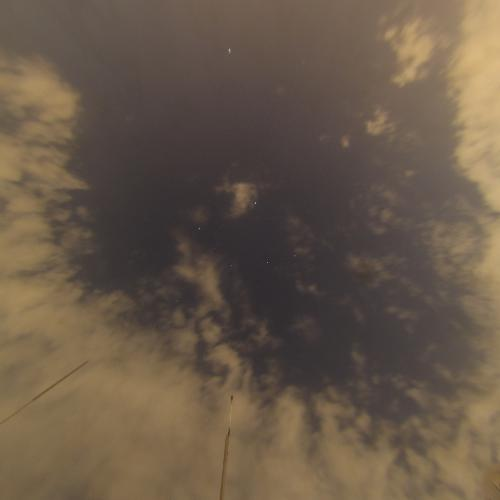
#> input picture Night Images/Database/613img.png, 500 x 500 px, found by its file name
$ python 6V.py   (Python 2 division)
#> lines starting #> are read from the running program, lines starting #| are printed output that depends on the picture
import cv2
import numpy as np
from matplotlib import pyplot as plt

img = cv2.imread('613img.png')
#> img is the input picture: shape (500, 500, 3); mean B, G, R 73.5, 89.5, 105.1
hsv = cv2.cvtColor(img,cv2.COLOR_BGR2HSV)
#> hsv: shape (500, 500, 3); mean H, S, V 23.7, 69.4, 105.1
h,s,v = cv2.split(hsv)
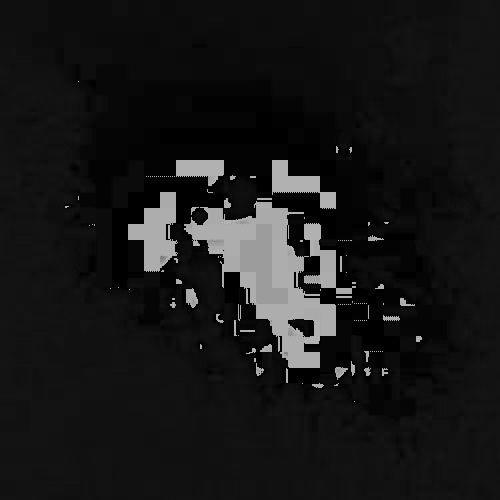
#> h: shape (500, 500); min 0, max 178, mean 23.7
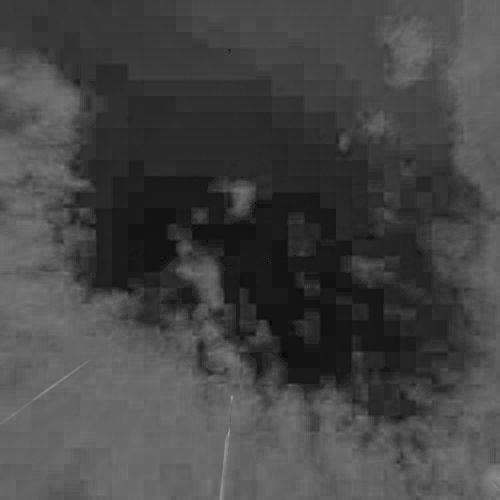
#> s: shape (500, 500); min 9, max 162, mean 69.4
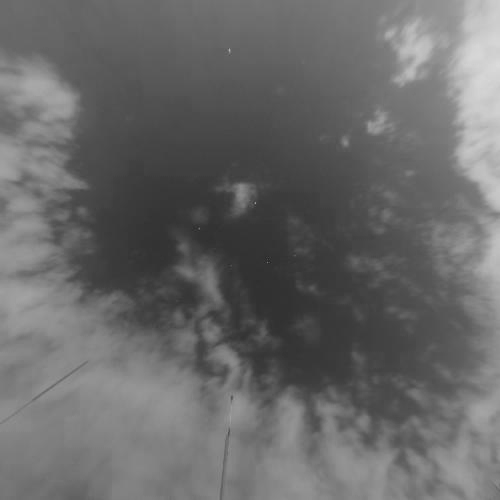
#> v: shape (500, 500); min 37, max 220, mean 105.1
img1 = cv2.imread('613-GT.png')
#> (the run stopped early here; a loop or call above may not have finished)

$ run again, with Night Images/Database/104img.png copied over Night Images/Database/613img.png
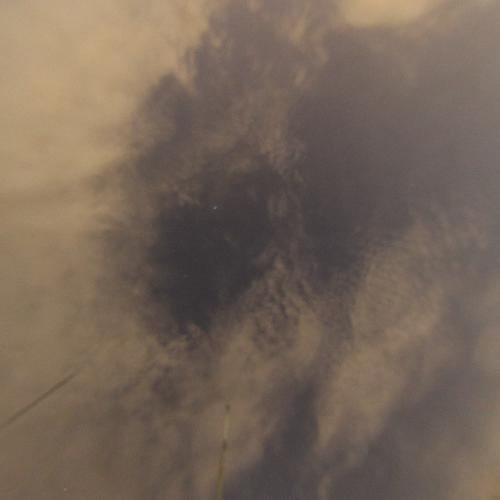
#> input picture Night Images/Database/104img.png, 500 x 500 px, found by its file name
#> img is the input picture: shape (500, 500, 3); mean B, G, R 89, 102.2, 118.6
#> hsv: shape (500, 500, 3); mean H, S, V 18.7, 59.8, 118.6
#> `h,s,v = cv2.split(hsv)`:
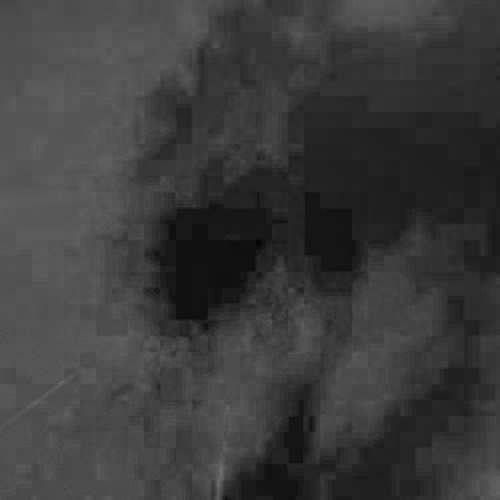
#> s: shape (500, 500); min 0, max 109, mean 59.8
#> `h,s,v = cv2.split(hsv)`:
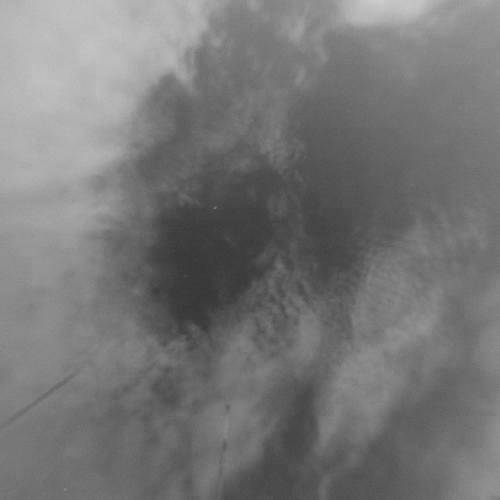
#> v: shape (500, 500); min 55, max 204, mean 118.6

$ run again, with Night Images/Database/135img.png copied over Night Images/Database/613img.png
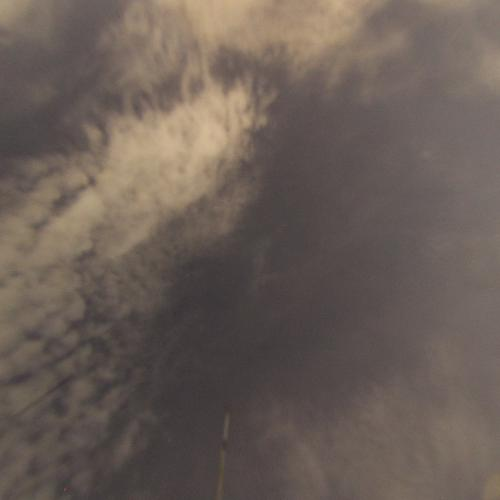
#> input picture Night Images/Database/135img.png, 500 x 500 px, found by its file name
#> img is the input picture: shape (500, 500, 3); mean B, G, R 87.2, 94.4, 106.8
#> hsv: shape (500, 500, 3); mean H, S, V 14.6, 43.2, 106.8
#> `h,s,v = cv2.split(hsv)`:
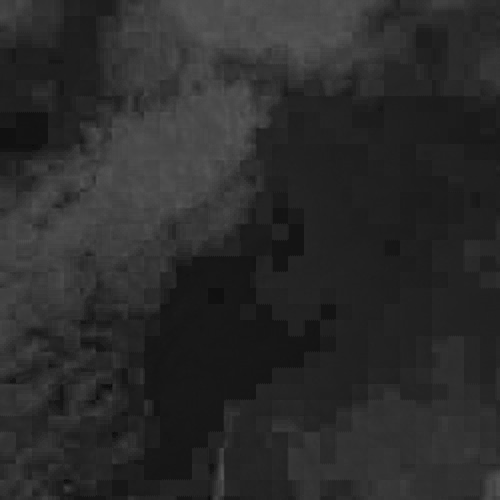
#> s: shape (500, 500); min 8, max 88, mean 43.2
#> `h,s,v = cv2.split(hsv)`:
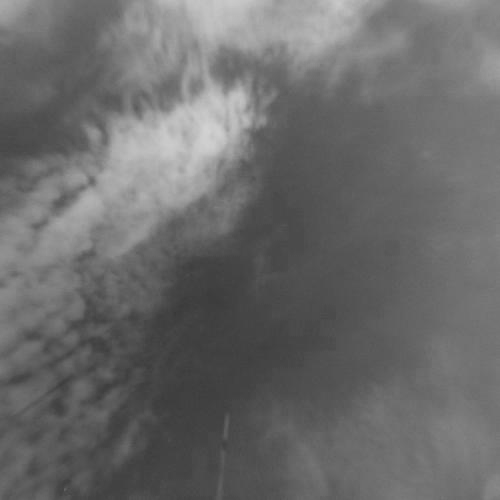
#> v: shape (500, 500); min 56, max 211, mean 106.8

$ run again, with Night Images/Database/139img.png copied over Night Images/Database/613img.png
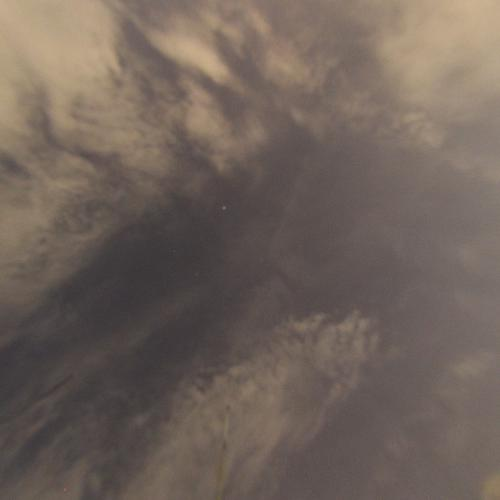
#> input picture Night Images/Database/139img.png, 500 x 500 px, found by its file name
#> img is the input picture: shape (500, 500, 3); mean B, G, R 91, 99.2, 112.4
#> hsv: shape (500, 500, 3); mean H, S, V 19.2, 45.1, 112.4
#> `h,s,v = cv2.split(hsv)`:
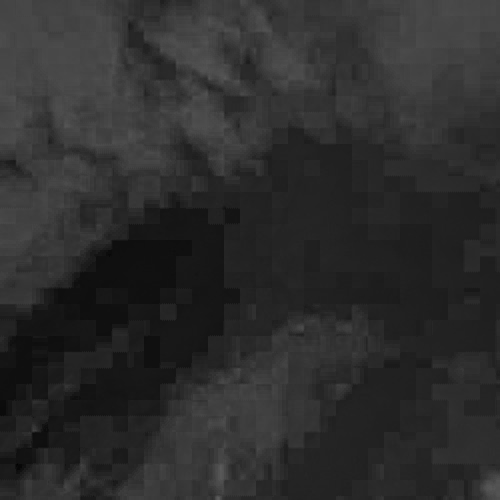
#> s: shape (500, 500); min 0, max 92, mean 45.1
#> `h,s,v = cv2.split(hsv)`:
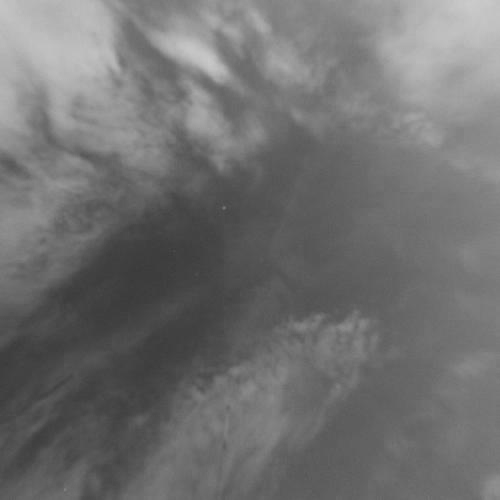
#> v: shape (500, 500); min 58, max 203, mean 112.4
